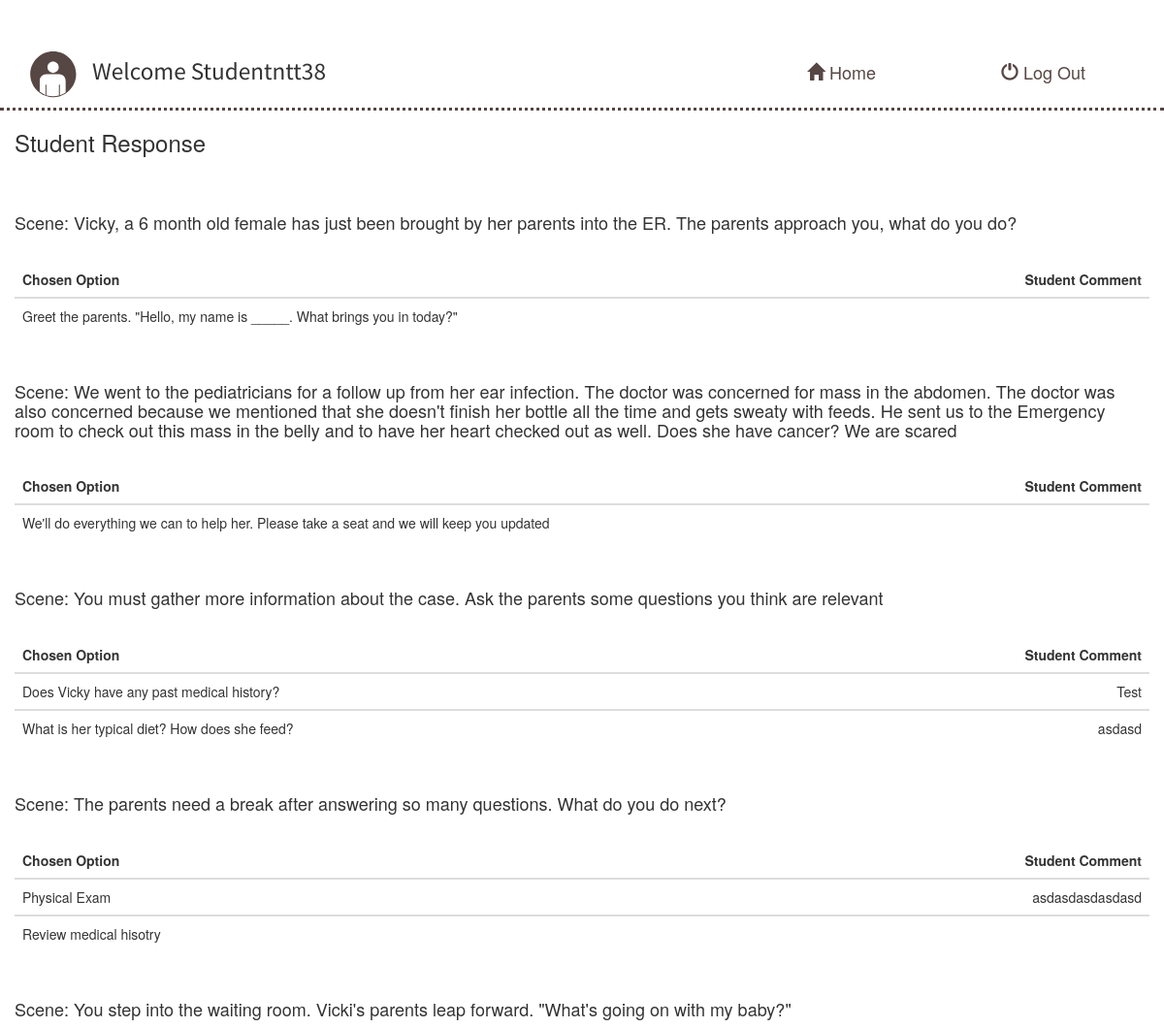
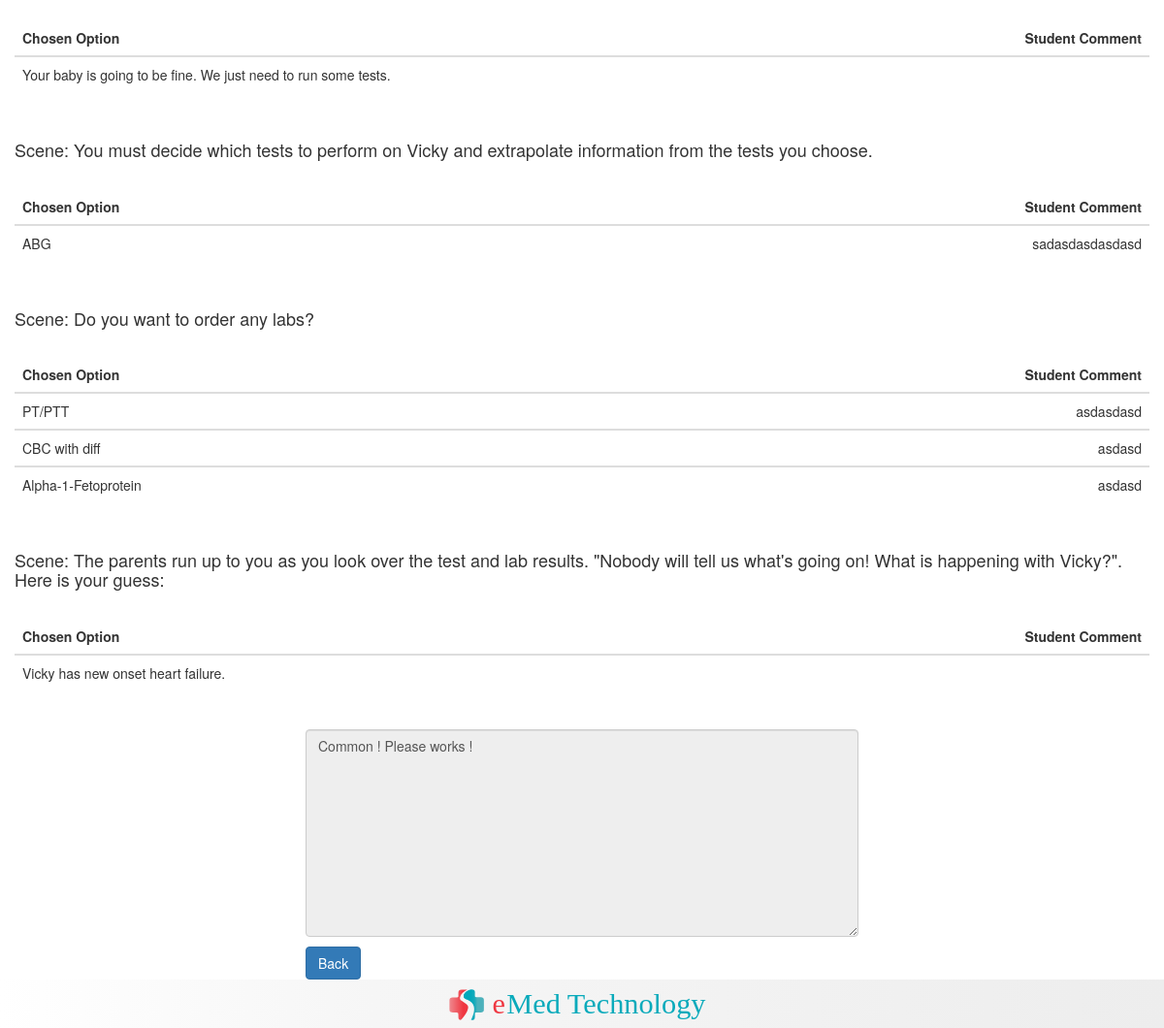
The app's page /StudentResponse.php (signed in) with its own data (2 pictures, top to bottom).
### tables this page shows
CREATE TABLE `scene_table` (
  `SceneID` int(11) NOT NULL,
  `SceneInformation` text NOT NULL,
  `A` text NOT NULL,
  `B` text NOT NULL,
  `C` text NOT NULL,
  `D` text NOT NULL,
  `E` text NOT NULL,
  `F` text NOT NULL,
  `G` text NOT NULL,
  `H` text NOT NULL,
  `I` text NOT NULL,
  `J` text NOT NULL,
  `K` text NOT NULL,
  `L` text NOT NULL,
  `M` text NOT NULL,
  `N` text NOT NULL,
  `O` text NOT NULL,
  `P` text NOT NULL,
  `Q` text NOT NULL,
  `R` text NOT NULL
);

CREATE TABLE `student_response_new` (
  `ID` int(11) NOT NULL,
  `SceneID` int(11) NOT NULL,
  `userID` int(11) NOT NULL,
  `ChosenOption` text NOT NULL,
  `TextResponse` text NOT NULL,
  `Feedback` text NOT NULL
);

### StudentResponse.php (the view, shortened to what this page needs)
<?php
require_once 'database.php';
            $SceneInfoQuery = "SELECT * FROM scene_table";
            $statement = $db->prepare($SceneInfoQuery);
            $statement->execute();
            $SceneInfo = $statement->fetchall();
            $StudentAnswerQuery = "SELECT * FROM student_response_new WHERE userID ='".$_SESSION['userID']."'";
            $statement = $db->prepare($StudentAnswerQuery);
            $statement->execute();
            $StudentAnswer = $statement->fetchall();
        $StudentID =  $_SESSION['userID'];
        $CheckFeedbackQuery = "SELECT DISTINCT Feedback FROM student_response_new WHERE userID ='$StudentID'";
        $statement = $db->prepare($CheckFeedbackQuery);
        $statement->execute();
        $CheckFeedback = $statement->fetchall();
?>
<!DOCTYPE html>
<html>
<head>
        <link rel="stylesheet" type="text/css" href="css/studenthome.css">
        <link rel="stylesheet" href="http://maxcdn.bootstrapcdn.com/bootstrap/3.3.5/css/bootstrap.min.css">
</head>
<body>
         <div class="container-fluid">
          <div class="row">
              <img src="img/banner.svg" />
</div>
     <div class="row title">
         <div class="col-md-8"><p class="ptitle"><img class="responsive" src="img/studentlogo.svg"width="80px"height="50px"/>Welcome Student<?php echo $_SESSION['username']; ?></p>
         </div>
         <div class="col-md-2">
             <a href="http://localhost/Demo/StudentHomePage.php" class="btn btn-lg">
          <span class="glyphicon glyphicon-home"></span> Home
        </a></div>
         <div class="col-md-2">
             <a href="http://localhost/Demo/logout.php" class="btn btn-lg">
          <span class="glyphicon glyphicon-off"></span> Log Out
        </a></div>
     </div>
         <div class="row">
             <div class="col-md-12">
                 <h3>Student Response</h3>
         <div class="table-responsive">
             <br>
             <br>
    <?php if (!empty($MessageResponse)){
        echo $MessageResponse;
    }else{
            foreach ($SceneInfo as $SceneInfoValue){
                echo "<h4>"."Scene: ".$SceneInfoValue['SceneInformation']."</h4>";
                echo '<br>';
                    $result = '<table class="table" align="center">';
                    $result .= '<thead><th>Chosen Option</th><th style="text-align:right;">Student Comment</th></thead>';
                    foreach ($StudentAnswer as $StudentAnswerValue){
                        if($SceneInfoValue['SceneID'] == $StudentAnswerValue['SceneID']){
                            $result .= '<tr><tbody>';
                            $result .= '<td>'.$StudentAnswerValue['ChosenOption'].'</td>';
                            $result .= '<td style="text-align:right;">'.$StudentAnswerValue['TextResponse'].'</td>';
                            $result .= '</tr></tbody>';
                        }
                    }
                        $result .= '</table>';
                        echo $result;
                        echo "<br>";
            }
    }?>
         </div></div></div>
         <div class="row">
             <div class="col-md-3"></div>
<div class="col-md-6">
<?php if(empty($CheckFeedback[0]['Feedback'])){ ?>
<p align="center"><textarea class="form-control"align="middle" rows="10" cols="90" disabled>The Nursing Instructor does not provide a feedback yet.</textarea></p>
<?php }else { ?>
<p align="center"><textarea class="form-control" align="middle" rows="10" cols="90" disabled><?php echo $CheckFeedback[0]['Feedback']; ?></textarea></p>
<?php }?>
<input class="btn btn-primary" action="action" type="button" value="Back" onclick="history.go(-1);" />
</div>
<div class="col-md-3">
    </div>
   <footer class="footer">
    <img src="img/Logo SHP.svg" height="40px"/>
</footer>
</div>
     </div>
</body>
</html>

### css/studenthome.css (style rules this page uses)
body { padding-bottom:50px; }
.ptitle { font-family: 'Source Sans Pro', sans-serif; font-weight: 400; font-size:180%; }
.title { border-style: solid; border-left:none; border-right:none; border-top:none; border-bottom: 3px dotted #564644; }
.col-md-2>a { color:#564644; }
footer { position:fixed; left:0px; bottom:0px; height:50px; width:100%; background: rgba(255,255,255,1); background: -moz-linear-gradient(left, rgba(255,255,255,1) 0%, rgba(246,246,246,1) 32%, rgba(237,237,237,1) 100%); background: -webkit-gradient(left top, right top, color-stop(0%, rgba(255,255,255,1)), color-stop(32%, rgba(246,246,246,1)), color-stop(100%, rgba(237,237,237,1))); background: -webkit-linear-gradient(left, rgba(255,255,255,1) 0%, rgba(246,246,246,1) 32%, rgba(237,237,237,1) 100%); background: -o-linear-gradient(left, rgba(255,255,255,1) 0%, rgba(246,246,246,1) 32%, rgba(237,237,237,1) 100%); background: -ms-linear-gradient(left, rgba(255,255,255,1) 0%, rgba(246,246,246,1) 32%, rgba(237,237,237,1) 100%); background: linear-gradient(to right, rgba(255,255,255,1) 0%, rgba(246,246,246,1) 32%, rgba(237,237,237,1) 100%); filter: progid:DXImageTransform.Microsoft.gradient( startColorstr='#ffffff', endColorstr='#ededed', GradientType=1 ); }
footer>img { position: absolute; top: 50%; left: 50%; margin-right: -50%; transform: translate(-50%, -50%) }

### records on screen
scene_table: SceneInformation "Vicky, a 6 month old female has just been brought by her parents into the ER. The parents approach you, what do you do?"
student_response_new: ChosenOption "Greet the parents. \"Hello, my name is _____. What brings you in today?\""
scene_table: SceneInformation "We went to the pediatricians for a follow up from her ear infection. The doctor was concerned for mass in the abdomen. The doctor was also concerned because we mentioned that she doesn't finish her bottle all the time and gets sweaty with feeds. He sent us to the Emergency room to check out this mass in the belly and to have her heart checked out as well. Does she have cancer? We are scared"
student_response_new: ChosenOption "We'll do everything we can to help her. Please take a seat and we will keep you updated"
scene_table: SceneInformation "You must gather more information about the case. Ask the parents some questions you think are relevant"
student_response_new: ChosenOption "Does Vicky have any past medical history?", TextResponse "Test"
student_response_new: ChosenOption "What is her typical diet? How does she feed?", TextResponse "asdasd"
scene_table: SceneInformation "The parents need a break after answering so many questions. What do you do next?"
student_response_new: ChosenOption "Physical Exam", TextResponse "asdasdasdasdasd"
student_response_new: ChosenOption "Review medical hisotry"
scene_table: SceneInformation "You step into the waiting room. Vicki's parents leap forward. \"What's going on with my baby?\""
student_response_new: ChosenOption "Your baby is going to be fine. We just need to run some tests."
scene_table: SceneInformation "You must decide which tests to perform on Vicky and extrapolate information from the tests you choose."
student_response_new: ChosenOption "ABG", TextResponse "sadasdasdasdasd"
scene_table: SceneInformation "Do you want to order any labs?"
student_response_new: ChosenOption "PT/PTT", TextResponse "asdasdasd"
student_response_new: ChosenOption "CBC with diff", TextResponse "asdasd"
student_response_new: ChosenOption "Alpha-1-Fetoprotein", TextResponse "asdasd"
scene_table: SceneInformation "The parents run up to you as you look over the test and lab results. \"Nobody will tell us what's going on! What is happening with Vicky?\". Here is your guess:"
student_response_new: ChosenOption "Vicky has new onset heart failure."

### other values on screen
$_SESSION['username'] "ntt38"
